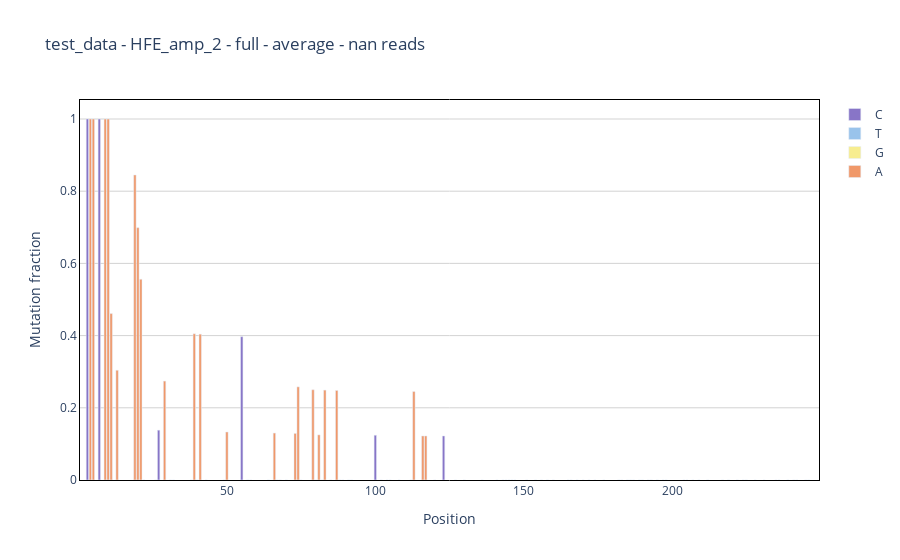

The code cell stored with this chart in its notebook:
### Code cell
st = Study(data = s.to_list())
st.mutation_fraction(sample='test_data', reference='HFE_amp_2')['fig']

### Figure 1 — Plotly figure (JSON) as saved in the notebook; plotly's stock layout.template omitted (floating-point values rounded to 4 significant figures; data arrays with more than 128 entries replaced by an {"elided": "..."} marker saying what was removed)
{"data": [{"error_y": {"symmetric": false, "type": "data"}, "hovertemplate": "<b>mut_rate: %{text[0]}<br><b>base: %{text[1]}<br><b>index: %{text[2]}<br>", "marker": {"color": "#8875C7"}, "name": "C", "text": [[1, "C", 3], [1, "C", 7], [0, "C", 22], [0, "C", 26], [0.138, "C", 27], [0, "C", 40], [0.397, "C", 55], [0, "C", 57], [0, "C", 58], [0, "C", 67], [0, "C", 75], [0, "C", 80], [0, "C", 88], [0.124, "C", 100], [0, "C", 104], [0, "C", 108], [0, "C", 112], [0.122, "C", 123], [0, "C", 146], [0, "C", 168], [0, "C", 174], [0, "C", 177], [0, "C", 182], [0, "C", 204], [0, "C", 205], [0, "C", 207], [0, "C", 222]], "type": "bar", "x": [3, 7, 22, 26, 27, 40, 55, 57, 58, 67, 75, 80, 88, 100, 104, 108, 112, 123, 146, 168, 174, 177, 182, 204, 205, 207, 222], "y": [1, 1, 0, 0, 0.138, 0, 0.397, 0, 0, 0, 0, 0, 0, 0.124, 0, 0, 0, 0.122, 0, 0, 0, 0, 0, 0, 0, 0, 0]}, {"error_y": {"symmetric": false, "type": "data"}, "hovertemplate": "<b>mut_rate: %{text[0]}<br><b>base: %{text[1]}<br><b>index: %{text[2]}<br>", "marker": {"color": "#99C3EB"}, "name": "T", "text": [[null, "T", 14], [null, "T", 15], [null, "T", 16], [null, "T", 17], [null, "T", 23], [null, "T", 24], [null, "T", 25], [null, "T", 48], [null, "T", 56], [null, "T", 61], [null, "T", 62], [null, "T", 63], [null, "T", 77], [null, "T", 94], [null, "T", 95], [null, "T", 109], [null, "T", 110], [null, "T", 111], [null, "T", 121], [null, "T", 122], [null, "T", 124], [null, "T", 125], [null, "T", 128], [null, "T", 142], [null, "T", 167], [null, "T", 171], [null, "T", 194], [null, "T", 221], [null, "T", 229], [null, "T", 233]], "type": "bar", "x": [14, 15, 16, 17, 23, 24, 25, 48, 56, 61, 62, 63, 77, 94, 95, 109, 110, 111, 121, 122, 124, 125, 128, 142, 167, 171, 194, 221, 229, 233], "y": [null, null, null, null, null, null, null, null, null, null, null, null, null, null, null, null, null, null, null, null, null, null, null, null, null, null, null, null, null, null]}, {"error_y": {"symmetric": false, "type": "data"}, "hovertemplate": "<b>mut_rate: %{text[0]}<br><b>base: %{text[1]}<br><b>index: %{text[2]}<br>", "marker": {"color": "#F7ED8F"}, "name": "G", "text": {"elided": "110x3 mixed values"}, "type": "bar", "x": [1, 2, 6, 8, 12, 18, 28, 30, 33, 34, 35, 36, 37, 42, 44, 45, 46, 47, 51, 52, 53, 54, 59, 60, 65, 69, 71, 72, 76, 78, 84, 86, 90, 93, 96, 97, 98, 99, 101, 103, 106, 107, 114, 115, 118, 119, 126, 129, 131, 132, 133, 134, 135, 137, 138, 139, 140, 148, 149, 150, 152, 153, 155, 157, 159, 161, 162, 163, 164, 169, 173, 175, 176, 178, 179, 180, 181, 184, 188, 191, 196, 199, 200, 201, 202, 203, 206, 208, 210, 211, 213, 214, 215, 216, 218, 220, 223, 226, 227, 230, 232, 234, 237, 238, 240, 243, 244, 247, 248, 249], "y": [null, null, null, null, null, null, null, null, null, null, null, null, null, null, null, null, null, null, null, null, null, null, null, null, null, null, null, null, null, null, null, null, null, null, null, null, null, null, null, null, null, null, null, null, null, null, null, null, null, null, null, null, null, null, null, null, null, null, null, null, null, null, null, null, null, null, null, null, null, null, null, null, null, null, null, null, null, null, null, null, null, null, null, null, null, null, null, null, null, null, null, null, null, null, null, null, null, null, null, null, null, null, null, null, null, null, null, null, null, null]}, {"error_y": {"symmetric": false, "type": "data"}, "hovertemplate": "<b>mut_rate: %{text[0]}<br><b>base: %{text[1]}<br><b>index: %{text[2]}<br>", "marker": {"color": "#F09869"}, "name": "A", "text": {"elided": "82x3 mixed values"}, "type": "bar", "x": [4, 5, 9, 10, 11, 13, 19, 20, 21, 29, 31, 32, 38, 39, 41, 43, 49, 50, 64, 66, 68, 70, 73, 74, 79, 81, 82, 83, 85, 87, 89, 91, 92, 102, 105, 113, 116, 117, 120, 127, 130, 136, 141, 143, 144, 145, 147, 151, 154, 156, 158, 160, 165, 166, 170, 172, 183, 185, 186, 187, 189, 190, 192, 193, 195, 197, 198, 209, 212, 217, 219, 224, 225, 228, 231, 235, 236, 239, 241, 242, 245, 246], "y": [1, 1, 1, 1, 0.461, 0.304, 0.845, 0.699, 0.556, 0.274, 0, 0, 0, 0.405, 0.404, 0, 0, 0.133, 0, 0.13, 0, 0, 0.129, 0.258, 0.25, 0.125, 0, 0.249, 0, 0.248, 0, 0, 0, 0, 0, 0.245, 0.122, 0.122, 0, 0, 0, 0, 0, 0, 0, 0, 0, 0, 0, 0, 0, 0, 0, 0, 0, 0, 0, 0, 0, 0, 0, 0, 0, 0, 0, 0, 0, 0, 0, 0, 0, 0, 0, 0, 0, 0, 0, 0, 0, 0, 0, 0]}], "layout": {"paper_bgcolor": "white", "plot_bgcolor": "white", "title": {"text": "test_data - HFE_amp_2 - full - average - nan reads"}, "xaxis": {"autorange": true, "linecolor": "black", "linewidth": 1, "mirror": true, "title": {"text": "Position"}}, "yaxis": {"gridcolor": "lightgray", "linecolor": "black", "linewidth": 1, "mirror": true, "title": {"text": "Mutation fraction"}}}}
